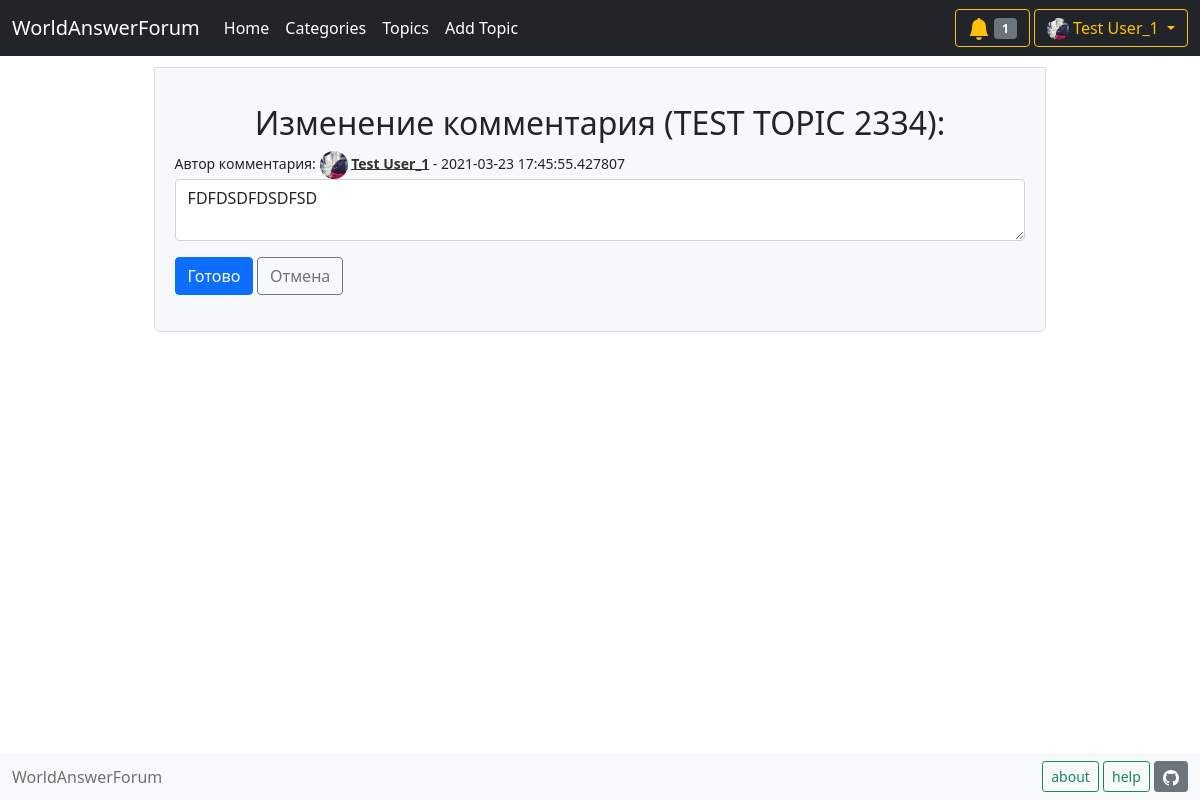
The app's page /message_edit/3 (signed in), older data.
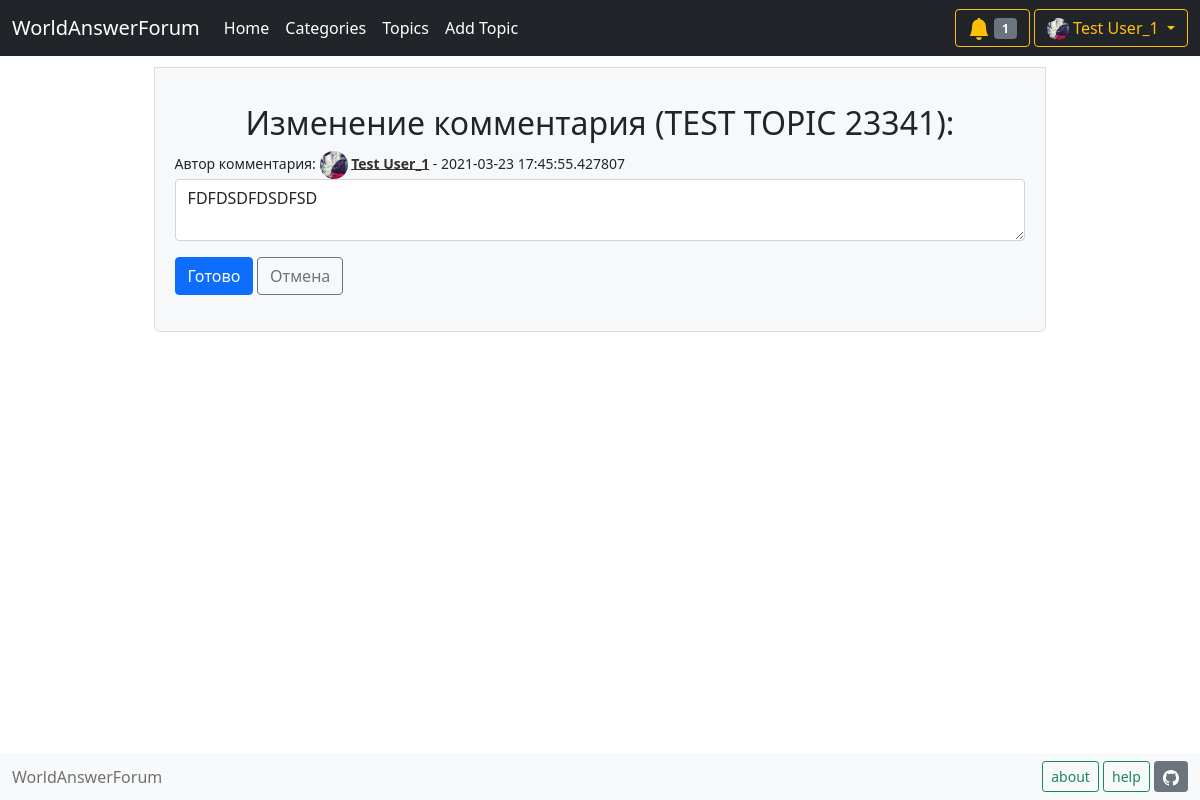
The same page, newer data.
### data/topic.py (models this page shows, shortened)
class Topic(SqlAlchemyBase, SerializerMixin):
    __tablename__ = 'topics'
    id = sqlalchemy.Column(
        sqlalchemy.Integer, autoincrement=True,
        primary_key=True, nullable=False)
    title = sqlalchemy.Column(sqlalchemy.String, nullable=False)
    text = sqlalchemy.Column(sqlalchemy.String)
    img = sqlalchemy.Column(sqlalchemy.String)
    date = sqlalchemy.Column(sqlalchemy.DateTime, default=datetime.datetime.now)
    category_id = sqlalchemy.Column(
        sqlalchemy.Integer, sqlalchemy.ForeignKey('category.id'), nullable=False)
    author_id = sqlalchemy.Column(
        sqlalchemy.Integer, sqlalchemy.ForeignKey('users.id'), nullable=False)
    user = orm.relation('User')
    category = orm.relation('Category')

### main.py (the view, shortened to what this page needs)
@app.route('/message_edit/<int:message_id>', methods=['GET', 'POST'])
@login_required
def edit_message(message_id):
    form = MessageForm()
    db_sess = db_session.create_session()
    message = db_sess.query(Message).filter(
        Message.id == message_id).first()
    if request.method == "GET":
        if message:
            form.message.data = message.message
        else:
            abort(404)
    return render_template(
        'message_edit.html',
        message=message,
        topic=db_sess.query(Topic).get(
            message.topic_id),
        form=form)

### forms/messageform.py
class MessageForm(FlaskForm):
    message = TextAreaField('', validators=[DataRequired()])
    submit = SubmitField('Готово')

### data/db_session.py (called while the page is built)
def create_session() -> Session:
    global __factory
    return __factory()

### main.py (called while the page is built)
@login_manager.user_loader
def load_user(user_id):
    db_sess = db_session.create_session()
    return db_sess.query(User).get(user_id)

def get_notifies_num():
    db_sess = db_session.create_session()
    notifies = db_sess.query(Notify).filter(
        Notify.user_id == current_user.id)
    return len(list(notifies))

### templates/message_edit.html (shortened to what this page needs)
{% extends "base.html" %}
{% block content %}
<div style="margin: 10%;margin-top: 1%;padding: 20px;font-size: 14px;background-color: #F7F8FA;border: 1px solid #DBDCDD;border-radius: 0 0 6px 6px;">
    <form action="" method="post">
        <p>
            <h2 style="text-align: center;">Изменение комментария ({{ topic.title }}):</h2>
            Автор комментария:
            {% if current_user.profile_img %}
            <img src="/{{ current_user.profile_img }}" width="28" height="28" style="border-radius: 500px;">
            {% else %}
            <img src="https://encrypted-tbn0.gstatic.com/images?q=tbn:ANd9GcRxmwWDfc034Ea1LFCRRg__dQtvJQBpkRAKgA&usqp=CAU" width="28" height="28" style="border-radius: 500px;">
            {% endif %}
            <a href="/profile/{{ current_user.id }}" style="color: #333;font-weight: 700;overflow-wrap: break-word;">{{ current_user.name }}</a>
             - {{ message.time }}
            {{ form.message(class="form-control") }}
        </p>
        <p>
            {{ form.submit(type="submit", class="btn btn-primary") }}
            <a href="/topic/{{ topic.id }}" type="button" class="btn btn-outline-secondary btn">Отмена</a>
        </p>
    </form>
</div>
{% endblock %}

Row changes from the older to the newer data that the page shows:
changed Topic: title "TEST TOPIC 2334" → "TEST TOPIC 23341"
